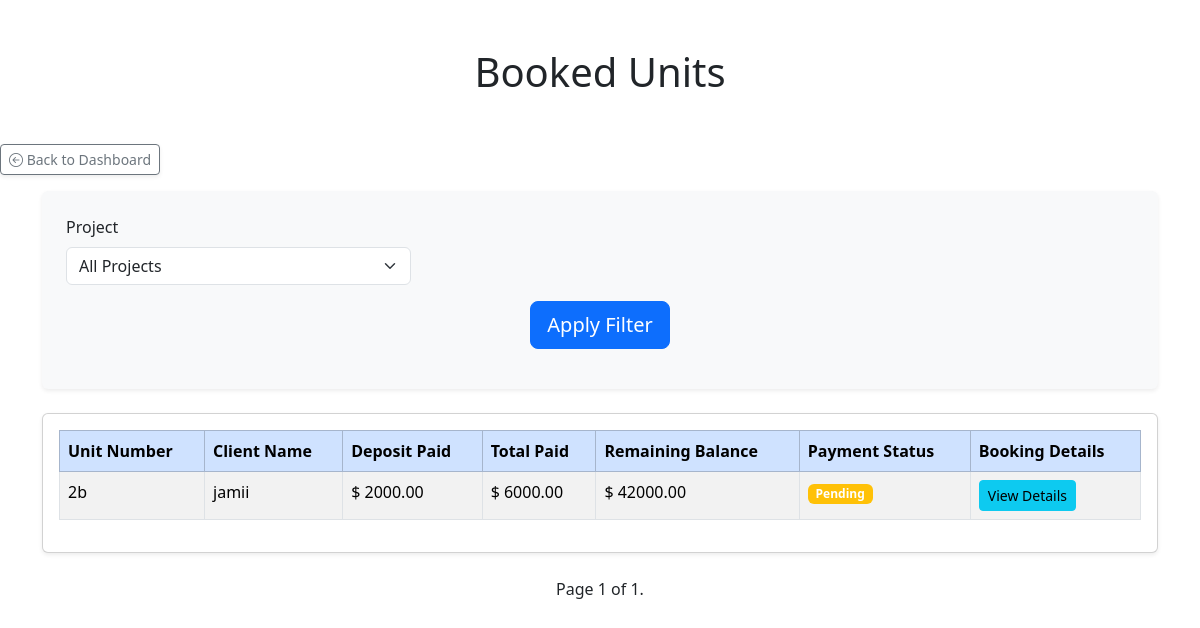
Page /offplan/booked_units/ (signed in) on the committed database.
### offplan/models.py (models this page shows, shortened)
class Unit(models.Model):
    user = models.ForeignKey(User, on_delete=models.CASCADE, related_name='units')
    project = models.ForeignKey(Project, related_name='units', on_delete=models.CASCADE)
    unit_number = models.CharField(max_length=50)
    unit_type = models.CharField(max_length=50)  # e.g. 2BHK, Villa
    size_in_sqft = models.IntegerField()
    price = models.DecimalField(max_digits=10, decimal_places=2)
    is_sold = models.BooleanField(default=False)

class ClientBooking(models.Model):
    user = models.ForeignKey(User, on_delete=models.CASCADE, related_name='client_bookings')
    unit = models.ForeignKey(Unit, related_name='bookings', on_delete=models.CASCADE)
    client_name = models.CharField(max_length=255)
    client_email = models.EmailField()
    client_phone = models.CharField(max_length=20)
    deposit_amount = models.DecimalField(max_digits=10, decimal_places=2)
    booking_date = models.DateField(auto_now_add=True)
    @property
    def total_payments(self):
        return sum(payment.amount_paid for payment in self.payments.all())
    @property
    def remaining_balance(self):
        return self.unit.price - self.total_payments - self.deposit_amount
    @property
    def is_fully_paid(self):
        return self.remaining_balance <= 0

class Payment(models.Model):
    PAYMENT_CHOICES = [
        ('Deposit', 'Deposit'),
        ('Installment', 'Installment'),
    ]
    user = models.ForeignKey(User, on_delete=models.CASCADE, related_name='payments')
    booking = models.ForeignKey(ClientBooking, related_name='payments', on_delete=models.CASCADE)
    payment_date = models.DateField(auto_now_add=True)
    amount_paid = models.DecimalField(max_digits=10, decimal_places=2)
    payment_type = models.CharField(max_length=50, choices=PAYMENT_CHOICES, null=True, blank=True)
    receipt_number = models.CharField(max_length=255, default="DEFAULT123")

### offplan/views.py (the view)
# urls.py: path('booked_units/', views.booked_units, name='booked_units'),
@login_required
def booked_units(request):
    projects = Project.objects.filter(user=request.user)
    booked_units = Unit.objects.filter(is_sold=True, project__user=request.user)
    project_filter = request.GET.get('project')
    if project_filter:
        booked_units = booked_units.filter(project__id=project_filter)
    unit_number_filter = request.GET.get('unit_number')
    if unit_number_filter:
        booked_units = booked_units.filter(unit_number__icontains=unit_number_filter)
    sort_by = request.GET.get('sort_by', 'unit_number')
    booked_units = booked_units.order_by(sort_by)
    paginator = Paginator(booked_units, 10)
    page = request.GET.get('page', 1)
    page_obj = paginator.get_page(page)
    for unit in page_obj:
        unit.bookings_with_deposit_count = unit.bookings.filter(deposit_amount__gt=0).count()
    return render(request, 'booked_units.html', {
        'booked_units': page_obj,
        'projects': projects,
        'project_filter': project_filter,
        'unit_number_filter': unit_number_filter,
    })

### offplan/templates/booked_units.html (shortened to what this page needs)
{% extends 'base.html' %}
{% block content %}
<h1 class="text-center my-5">Booked Units</h1>
<div class="mb-3">
    <a href="{% url 'offplan_dashboard' %}" class="btn btn-sm btn-outline-secondary shadow-sm">
        <i class="bi bi-arrow-left-circle"></i> Back to Dashboard
    </a>
</div>
<div class="container mb-4">
    <form method="GET" class="shadow-sm p-4 rounded bg-light">
        <div class="row g-3">
            <div class="col-md-4">
                <div class="form-group">
                    <label for="project" class="form-label">Project</label>
                    <select name="project" id="project" class="form-select">
                        <option value="">All Projects</option>
                    </select>
                </div>
            </div>
        </div>
        <div class="text-center my-3">
            <button type="submit" class="btn btn-primary btn-lg">Apply Filter</button>
        </div>
    </form>
</div>
<div class="container">
    <div class="card shadow-sm">
        <div class="card-body">
            <table class="table table-striped table-bordered table-hover">
                <thead class="table-primary">
                    <tr>
                        <th>Unit Number</th>
                        <th>Client Name</th>
                        <th>Deposit Paid</th>
                        <th>Total Paid</th>
                        <th>Remaining Balance</th>
                        <th>Payment Status</th>
                        <th>Booking Details</th>
                    </tr>
                </thead>
                <tbody>
                    {% for unit in booked_units %}
                    <tr>
                        <td>{{ unit.unit_number }}</td>
                        <td>
                            {% if unit.bookings.count > 0 %}
                                {{ unit.bookings.first.client_name }}
                            {% else %}
                                No client assigned
                            {% endif %}
                        </td>
                        <td>
                            {% if unit.bookings.count > 0 %}
                                $ {{ unit.bookings.first.deposit_amount }}
                            {% else %}
                                N/A
                            {% endif %}
                        </td>
                        <td>
                            {% if unit.bookings.count > 0 %}
                                $ {{ unit.bookings.first.total_payments }}
                            {% else %}
                                N/A
                            {% endif %}
                        </td>
                        <td>
                            {% if unit.bookings.count > 0 %}
                                $ {{ unit.bookings.first.remaining_balance }}
                            {% else %}
                                N/A
                            {% endif %}
                        </td>
                        <td>
                            {% if unit.bookings.count > 0 %}
                                {% if unit.bookings.first.is_fully_paid %}
                                    <span class="badge bg-success">Fully Paid</span>
                                {% else %}
                                    <span class="badge bg-warning">Pending</span>
                                {% endif %}
                            {% else %}
                                <span class="badge bg-secondary">No Booking</span>
                            {% endif %}
                        </td>
                        <td>
                            {% if unit.bookings_with_deposit_count > 0 %}
                                <a href="{% url 'booking_details' unit.id %}" class="btn btn-info btn-sm">View Details</a>
                            {% else %}
                                <span class="text-muted">No booking</span>
                            {% endif %}
                        </td>
                    </tr>
                    {% endfor %}
                </tbody>
            </table>
        </div>
    </div>
</div>
<div class="container mt-4">
    <div class="d-flex justify-content-between align-items-center">
        <div class="text-center">
            <span class="current">
                Page {{ booked_units.number }} of {{ booked_units.paginator.num_pages }}.
            </span>
        </div>
    </div>
</div>
{% endblock %}

### rows in the picture
Unit: unit_number "2b", bookings.first.client_name "jamii", bookings.first.deposit_amount "2000.00", bookings.first.total_payments "6000.00", bookings.first.remaining_balance "42000.00", shows "Pending", shows "View Details"

### other values in the picture
{{ booked_units.number }} "1"
{{ booked_units.paginator.num_pages }} "1"
